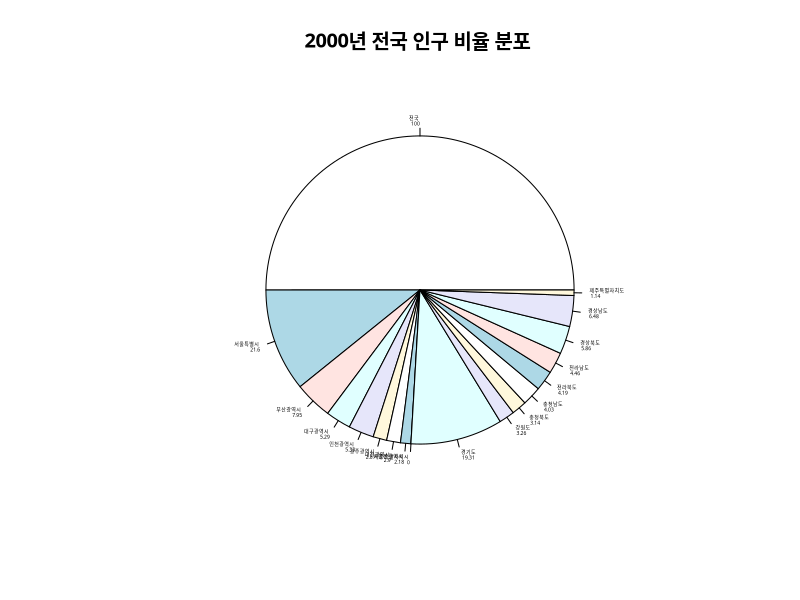
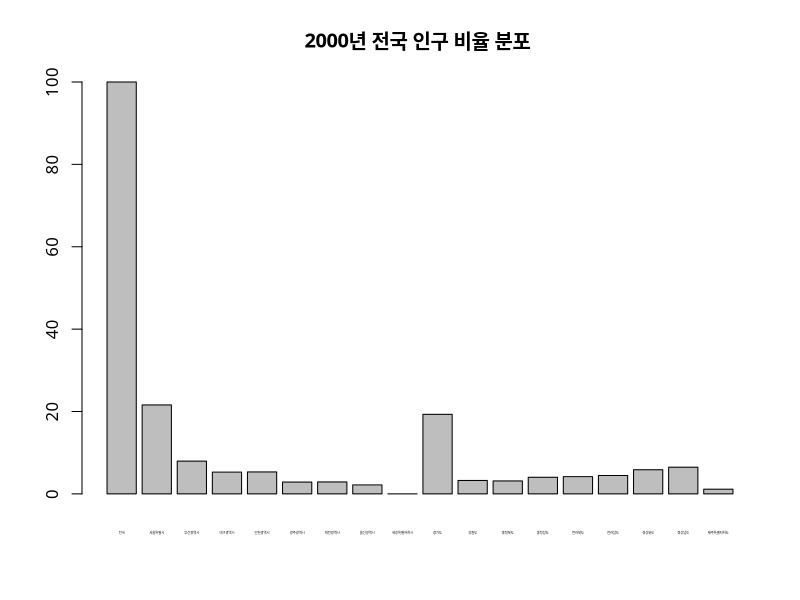
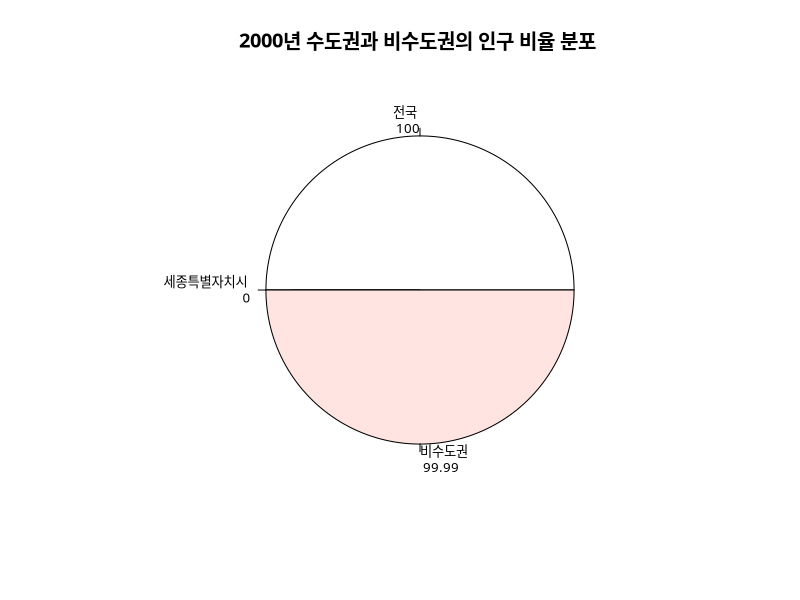

Write R code to recreate these figures, in order. (Note: this script raises an error after producing the figures.)
## ---- chunk 1
pop <- read.csv("./Data/population_1960_2020.csv")
head(pop)
tail(pop)
## ---- chunk 2
metro <- read.csv("./Data/metro_total_1992_2020.csv")
metro 
subset(metro, 년도==c(2015,2016,2017,2018,2019))
## ---- chunk 3

metro1 <- as.data.frame(t(metro))
metro1
colnames(metro1) <- c(metro1[1,])
metro2 <- metro1[2:nrow(metro1),]
rownames(metro2)

## ---- chunk 4
year_2000 <- cbind(c(rownames(metro2)), c(round((metro2$`2000`/47732558*100),2)))
year_2000
yy <- c(as.numeric(year_2000[,2]))
yy
## ---- chunk 5
par(family='AppleGothic')
pie(yy,
    main='2000년 전국 인구 비율 분포 ',
    labels = paste(year_2000[,1], "\n", year_2000[,2]),
    cex = 0.3
    )
## ---- chunk 6
par(family='AppleGothic')
barplot(yy,
        main='2000년 전국 인구 비율 분포 ',
        beside = T,
        names = c(year_2000[,1]),
        cex.names = 0.2
        )

## ---- chunk 7

colnames(year_2000) <- c('지역', 'ratio')
year_2000 <- as.data.frame(year_2000)
year_2000$ratio <- as.numeric(year_2000$ratio)
year_2000 <- year_2000[,-c(3:4)]
sSeoul <- year_2000[c(1,9),]
outSeoul <- year_2000[-c(1,9),]
sSeoul
outSeoul

## ---- chunk 8
roww <- sum(outSeoul$ratio)
dd <- '비수도권'
outSeoul1 <- data.frame(지역=dd, ratio=roww)
year_200011<-rbind(sSeoul,outSeoul1)
year_200011[,2]
## ---- chunk 9
par(family='AppleGothic')
pie(year_200011[,2],
    main='2000년 수도권과 비수도권의 인구 비율 분포 ',
    labels = paste(year_200011[,1], "\n", year_200011[,2]),
    cex = 0.8
    )
## ---- chunk 10
metro2 <- metro1[-1,]
metro2 <-metro2[-1,]
as.data.frame(metro2$`2018`)
year_2018
year_2018 <- cbind(c(rownames(metro2)), c(round((metro2$`2018`/51826059*100),2)))
xx <- c(as.numeric(year_2018[,2]))
xx
paste(year_2018[,2])
length(year_2018[,2])
c(year_2018[,1])
## ---- chunk 11
library(plotrix)
## ---- chunk 12
par(family='AppleGothic')
pie(xx,
    main='2018년 전국 인구 비율 분포 ',
    labels = paste(year_2018[,1], "\n", year_2018[,2]),
    cex = 0.3
    )
## ---- chunk 13
par(family='AppleGothic')
barplot(xx,
        main='2018년 전국 인구 비율 분포 ',
        beside = T,
        names = c(year_2018[,1]),
        cex.names = 0.2
        )

## ---- chunk 14
colnames(year_2018) <- c('지역', 'ratio')
year_2018 <- as.data.frame(year_2018)
year_2018$ratio <- as.numeric(year_2018$ratio)
year_2018 <- year_2018[,-c(3:4)]
sSeoul2018 <- year_2018[c(1,9),]
outSeoul2018 <- year_2018[-c(1,9),]
sSeoul2018
outSeoul2018
## ---- chunk 15
roww2018 <- sum(outSeoul2018$ratio)
dd2018 <- '비수도권'
outSeoul2018 <- data.frame(지역=dd2018, ratio=roww2018)
year_201811<-rbind(sSeoul2018,outSeoul2018)
year_201811[,2]
## ---- chunk 16
par(family='AppleGothic')
pie(year_201811[,2],
    main='2018년 수도권과 비수도권의 인구 비율 분포 ',
    labels = paste(year_201811[,1], "\n", year_201811[,2]),
    cex = 0.8
    )
## ---- chunk 17
seoul <- metro1[2,]
seoul
## ---- chunk 18

## ---- chunk 19
nonSeoul <- metro1[3:nrow(metro1),]
nonSeoul
sum(nonSeoul)
## ---- chunk 20
cor(metro$부산광역시,metro$서울특별시)
## ---- chunk 21
par(family='AppleGothic')
plot(
  metro$경기도,metro$서울특별시,
  type='l',
  #ylim = c(9000000,9000000)
)
## ---- chunk 22
par(family='AppleGothic')
plot(
  metro$경기도,metro$부산광역시,
  type='l',
  #ylim = c(9000000,9000000)
)
## ---- chunk 23
abc <- c(as.matrix(metro1[2,
                          ]))
abc
def <- c(as.matrix(metro1[3,]))

## ---- chunk 24
par(family='AppleGothic')
plot(c(as.matrix(metro1[2,])),
     type = 'l',
    
     ylim=c(0,20000000),
     #x, y축 프레임 없애기
     axes = F,
     #x, y축 라벨 없애기
     ann = F
     )
axis(1,
     at = 1:ncol(metro1),
     lab = c(colnames(metro1)),
     cex.axis = 0.5
     )
axis(2,
      
     cex.axis = 0.3
     )
lines(c(as.matrix(metro1[3,])),
      type='l',
      #pch=22,
      col='green',
      #lty=2
      )

lines(c(as.matrix(metro1[4,])),
      type='l',
      col='red',
      )

lines(c(as.matrix(metro1[5,])),
      type='l',
      col='orange',
      )
lines(c(as.matrix(metro1[6,])),
      type='l',
      col='blue',
      )



legend(
  #표시할 좌표 위치 
  3,20000000,
  c(rownames(metro1[c(2:6),])),
  col=c('black', 'green', 'red', 'orange', 'blue'),
  #pch default = 21
  pch = c(21, 22, 22,22,22),
  lty = c(1,2,2,2,2),
  #범례가 그래프를 가리면 안됨 그래서 사이즈 조정해야 됨(default = 1)
  cex = 0.7,
 
)

## ---- chunk 25
par(family="AppleGothic")
pie(
  
)
## ---- chunk 26
cor(pop$남자, pop$여자)
cor(pop$총인구, pop$남자)
cor(pop$총인구, pop$여자)
## ---- chunk 27
par(family="AppleGothic")
plot(pop$남자, pop$여자,
     type='l',
     #ylim = c(40000000,60000000),
     xlim = c(12000000,40000000)
     )
lines(pop$총인구, pop$남자,
     type='l',
     col='red'
     )
lines(pop$총인구, pop$여자,
     type='l',
     col='blue'
     )
## ---- chunk 28

## ---- chunk 29
par(family='AppleGothic')
barplot(as.matrix(pop),
        col=rainbow(length(pop$총인구)),
        beside=T)
## ---- chunk 30
#pop_move <- read.csv("./Data/tion_move.txt", fill = T)
pop_move <- read.csv("./Data/13.csv")
head(pop_move, 10)
## ---- chunk 31
str(pop_move)
## ---- chunk 32
pop_in <- subset(pop_move, 항목=='순이동 (명)')
pop_in
pop_in1 <- as.data.frame(t(pop_in))[-c(1:3),-3]
pop_in2 <- as.data.frame(t(pop_in))[-c(2:3),-3]
pop_in1
## ---- chunk 33
colnames(pop_in1) <- c(pop_in2[1,])
pop_in1
## ---- chunk 34
library(stringr)
## ---- chunk 35
for(i in 1:ncol(pop_in1)){
  pop_in1[,i] <- str_replace_all(pop_in1[,i],'-','0')
}
pop_in1
## ---- chunk 36
for(i in 1:ncol(pop_in1)){
  pop_in1[,i] <- as.numeric(pop_in1[,i])
}
pop_in1
## ---- chunk 37
c(pop_in1[1,1:10])
## ---- chunk 38
par(family='AppleGothic')
plot(as.matrix.data.frame(pop_in1[1,1:10]),
     ylim=c(0,1200000),
     type='l',
     #axes = F,
     #x, y축 라벨 없애기
     #ann = F,
     )

axis(1, 
     #그래프 각 축 번호에 맞게 
     at = 1:21,
     lab = colnames(pop_in1),
     cex.axis = 0.5
     )
## ---- chunk 39
cor(metro$서울특별시,)
